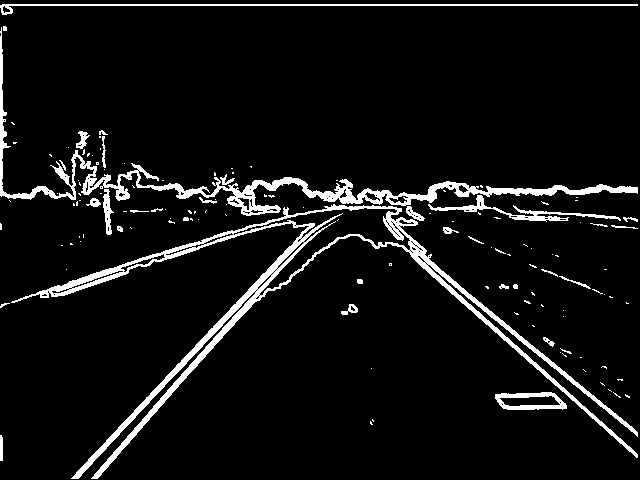
#> input picture input_image_ROI.bmp, 640 x 480 px
$ python pre_ROI.py input_image_ROI.bmp out.png 100 100
#> lines starting #> are read from the running program, lines starting #| are printed output that depends on the picture; after the words box and inside, x2 and y2 are one past the last pixel; in counts of white or black regions, pixels touching at a corner belong together
# filename: preprocess_rgb_to_24bit_hex.py (ฉบับแก้ไข)
from PIL import Image
import sys

def preprocess_bmp_rgb_to_24bit_hex(input_bmp_path, output_hex_path, target_width, target_height):
#> called with input_bmp_path = 'input_image_ROI.bmp', output_hex_path = 'out.png', target_width = 100, target_height = 100
    try:
        img = Image.open(input_bmp_path)
#> img is the input picture: PIL image 640x480 L; 6.8% white; 131 white regions (98 under 20 px), largest, box (x1, y1, x2, y2) and area: (11, 204, 638, 479) 9913, (0, 27, 638, 216) 6167, (0, 4, 638, 15) 1341
    except FileNotFoundError:
        print(f"Error: Input BMP file '{input_bmp_path}' not found.")
        sys.exit(1)

    # --- START OF CORRECTION ---
    # 1. แปลงภาพเป็นโหมด 'L' (Grayscale 8-bit) เพื่อให้ได้ค่าความสว่าง (luminance) ที่แท้จริง
    #    ไม่ว่าภาพต้นทางจะมาเป็น RGB, RGBA หรือโหมดอะไรก็ตาม
    print(f"Converting image to 8-bit Grayscale ('L' mode) to ensure true grayscale values.")
    img = img.convert('L')
    # --- END OF CORRECTION ---

    # Resize if necessary (ทำหลัง convert เพื่อความแม่นยำ)
    if img.width != target_width or img.height != target_height:
        print(f"Warning: Resizing image from {img.size} to ({target_width}, {target_height})")
#| Warning: Resizing image from (640, 480) to (100, 100)
        img = img.resize((target_width, target_height), Image.Resampling.LANCZOS)
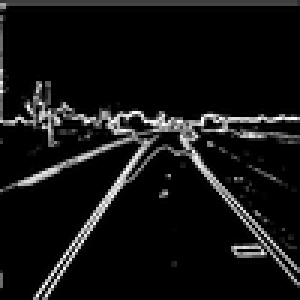
#> img: PIL image 100x100 L (shown 3 times larger); min 0, max 255, mean 18.8

    # ตอนนี้ pixels จะเป็น list ของค่าความสว่าง 8-bit ค่าเดียว (เช่น 248, 198, ...)
    pixels = list(img.getdata())
#> pixels = 10000 values, max 255 at index 3973, min 0 at index 203, mean 18.76

    with open(output_hex_path, 'w') as f:
        # gray_value คือค่า 8-bit เช่น 248
        for gray_value in pixels:
            # นำค่า gray_value มาใช้ซ้ำกัน 3 ครั้งเพื่อให้ได้ Grayscale 24-bit (R=G=B)
            r, g, b = gray_value, gray_value, gray_value
            f.write(f"{r:02x}{g:02x}{b:02x}\n")
#> this loop made 10000 passes
#> (gray_value, r, g, b) on passes 1 to 3: (54, 54, 54, 54), (55, 55, 55, 55), (60, 60, 60, 60)

    print(f"Successfully preprocessed '{input_bmp_path}' ({img.width}x{img.height}) to '{output_hex_path}' with 24-bit TRUE GRAYSCALE hex data.")
#| Successfully preprocessed 'input_image_ROI.bmp' (100x100) to 'out.png' with 24-bit TRUE GRAYSCALE hex data.

if __name__ == "__main__":
    if len(sys.argv) != 5:
        print("Usage: python preprocess_rgb_to_24bit_hex.py <input_bmp_file> <output_hex_file> <width> <height>")
        sys.exit(1)

    input_file = sys.argv[1]
    output_file = sys.argv[2]
    width = int(sys.argv[3])
    height = int(sys.argv[4])
    preprocess_bmp_rgb_to_24bit_hex(input_file, output_file, width, height)
